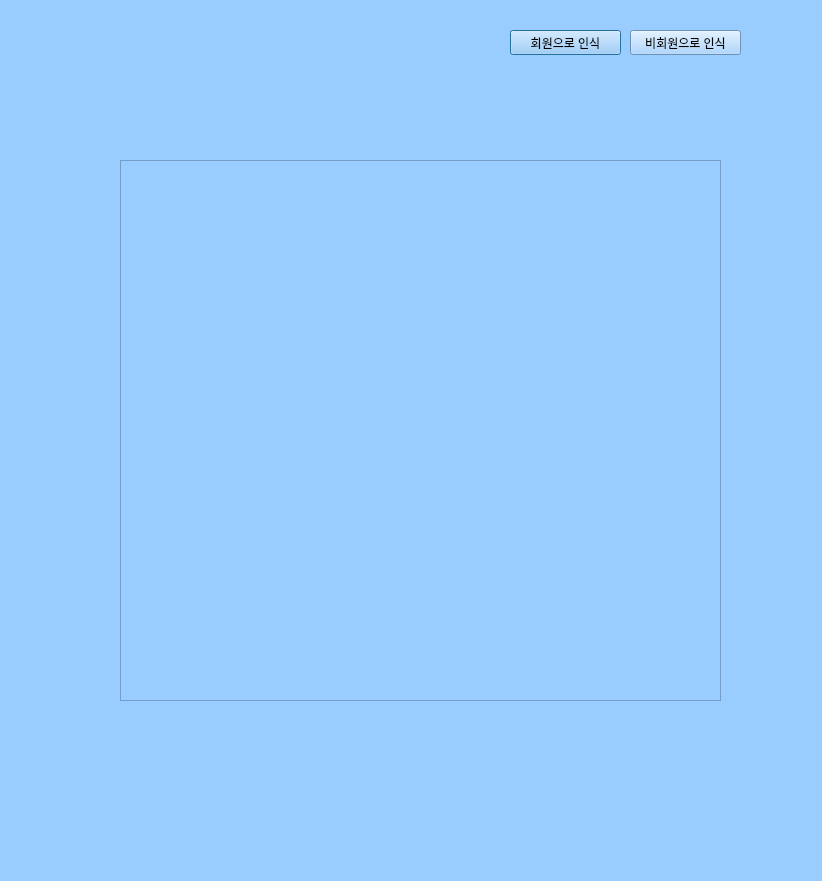
<?xml version="1.0" encoding="UTF-8"?>
<ui version="4.0">
 <class>Dialog</class>
 <widget class="QDialog" name="Dialog">
  <property name="geometry">
   <rect>
    <x>0</x>
    <y>0</y>
    <width>822</width>
    <height>881</height>
   </rect>
  </property>
  <property name="windowTitle">
   <string>Dialog</string>
  </property>
  <property name="styleSheet">
   <string notr="true"> background-color:rgb(153, 204, 255);</string>
  </property>
  <widget class="QLabel" name="label">
   <property name="geometry">
    <rect>
     <x>120</x>
     <y>160</y>
     <width>601</width>
     <height>541</height>
    </rect>
   </property>
   <property name="frameShape">
    <enum>QFrame::StyledPanel</enum>
   </property>
   <property name="text">
    <string/>
   </property>
  </widget>
  <widget class="QPushButton" name="member">
   <property name="geometry">
    <rect>
     <x>510</x>
     <y>30</y>
     <width>111</width>
     <height>25</height>
    </rect>
   </property>
   <property name="text">
    <string>회원으로 인식</string>
   </property>
  </widget>
  <widget class="QPushButton" name="nonmember">
   <property name="geometry">
    <rect>
     <x>630</x>
     <y>30</y>
     <width>111</width>
     <height>25</height>
    </rect>
   </property>
   <property name="text">
    <string>비회원으로 인식</string>
   </property>
  </widget>
 </widget>
 <resources/>
 <connections/>
</ui>
